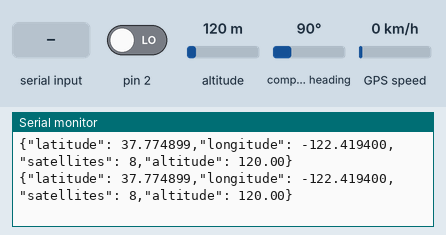
The sketch below on a simulated Arduino Uno, built with avr-gcc and run on an emulated ATmega328P. Parts: the last lines printed to the serial monitor. Inputs (shaded band) come from the test bench; at power-on: altitude 120 m, pin 2 LOW, compass heading 90°, GPS speed 0 km/h. The GPS gets a fix after 3 s at 37.7749, -122.4194 with 8 satellites.

Above: at 5.3 s.
5.4 s: altitude set to 20 m
At 6.7 s:
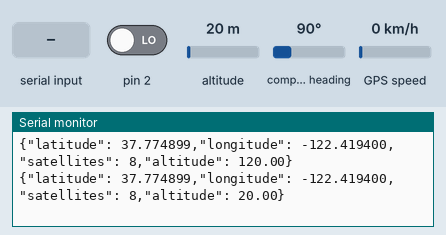
6.9 s: "STOP\n" received over Serial
At 7.3 s:
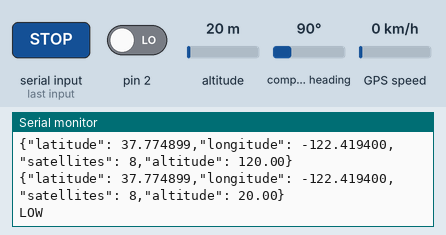
8.9 s: pin 2 driven HIGH
At 9.3 s:
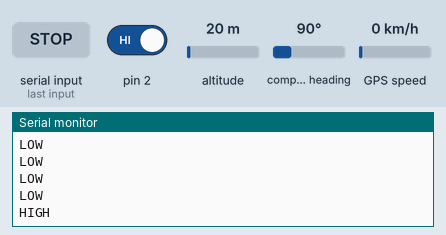

Measured:
- after the input at 5.4 s, the serial monitor: prints a new line after 0.64 s (image 1)
- after the input at 6.9 s, the serial monitor: prints a new line at once (image 2)
- after the input at 8.9 s, the serial monitor: prints a new line at once (image 3)

The sketch:

GPS.ino
```cpp
#include <SoftwareSerial.h>
#include <TinyGPSPlus.h>

SoftwareSerial gpsSerial(4, 3); // Arduino (RX, TX) -> GPS TX goes to arduino RX and GPS RX goes to arduino TX
TinyGPSPlus gps;

bool stopSending = false; // Flag to stop sending data

void setup() {
  pinMode(2, INPUT);
  Serial.begin(9600);        // Monitor baud rate
  gpsSerial.begin(9600);     // GPS module baud rate
  Serial.println("Initializing GPS...");
}

void loop() {
  // Check if a command is received from the Serial (from the Python script)
  if (Serial.available() > 0) {
    String command = Serial.readStringUntil('\n'); // Read the incoming command
    if (command == "STOP") {
      stopSending = true; // Set the flag to stop sending GPS data
    }
  }

  // If stopSending is true, exit the loop without processing GPS data
  if (stopSending)
  {
    //DOPO CHE HO RICEVUTO STOPSENDING IGNORO I DATI GPS e mando solo i dati del sensore di movimento
    int state = digitalRead(2);
    if (state == HIGH)
    {
      Serial.print("HIGH\n");
      delay(500);
    }
    else
    {
      Serial.print("LOW\n");
      delay(500);
    }

    return;
  }

  // Read data from GPS module
  while (gpsSerial.available() > 0) {
    char c = gpsSerial.read();
    gps.encode(c);           // Feed the character to TinyGPS++
  }

  // Check if a new location is available
  if (gps.location.isUpdated()) {
    // Format the data as JSON
    String jsonData = "{";
    jsonData += "\"latitude\": " + String(gps.location.lat(), 6) + ",";
    jsonData += "\"longitude\": " + String(gps.location.lng(), 6) + ",";
    jsonData += "\"satellites\": " + String(gps.satellites.value()) + ",";
    jsonData += "\"altitude\": " + String(gps.altitude.meters(), 2);
    jsonData += "}";

    // Send JSON data over Serial
    Serial.println(jsonData);
  }
}
```
